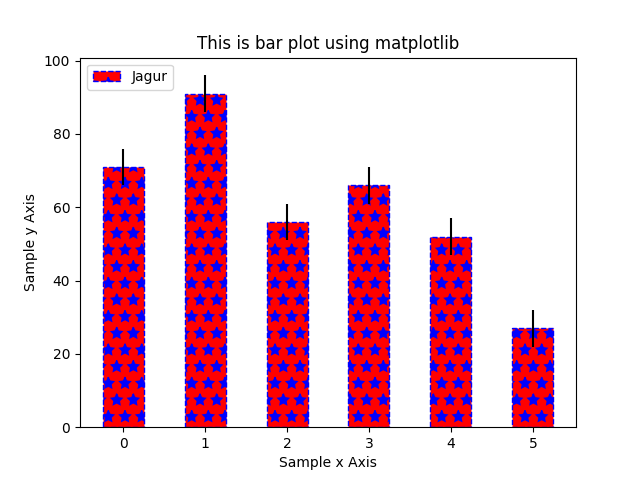

The Python source for this figure:
################################################################################################
#	name:	barplot-03.py
#	desc:	Simple bar plot with options
#	date:	2018-07-02
#	Author:	conquistadorjd
#   Documentation : https://matplotlib.org/api/_as_gen/matplotlib.pyplot.bar.html#matplotlib.pyplot.bar
################################################################################################
from matplotlib import pyplot as plt
import numpy as np

print('*** Program Started ***')

drinks = ["cappuccino", "latte", "chai", "americano", "mocha", "espresso"]  
sales =  [71, 91, 56, 66, 52, 27]
salesyerr =  [5, 5, 5, 5, 5, 5]

# This is with mandatory fields
# plt.bar(np.arange(len(drinks)), sales)
# This is with multiple options
plt.bar(np.arange(len(drinks)), sales, width=0.5, yerr=salesyerr, label="Jagur", color='r',edgecolor='b', fill=True, hatch='*',linestyle='--',align='center')

plt.xlabel('Sample x Axis')  
plt.ylabel('Sample y Axis')  
plt.title('This is bar plot using matplotlib') 

# plt.legend(drinks)
plt.legend(loc=2)

# Saving image
plt.savefig('barplot-03.png')

# In case you dont want to save image but just displya it
plt.show()

print('*** Program ended ***')